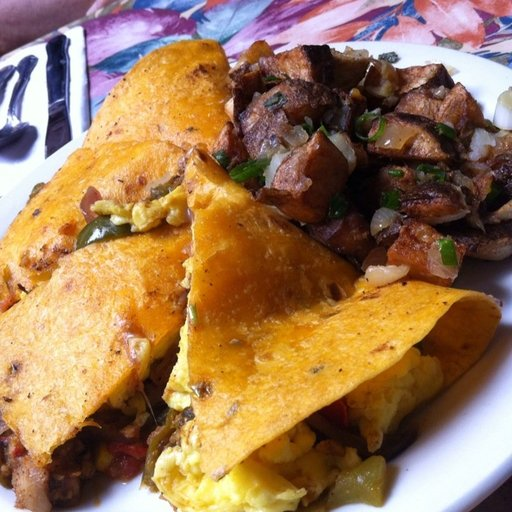
#> input picture backup_data/food11_raw_full/training/0_618.jpg, 512 x 512 px
$ python data.py
#> lines starting #> are read from the running program, lines starting #| are printed output that depends on the picture
"""
Prepare the food11 dataset for training.

Reads raw images from ./data/food11_raw/{training,evaluation,validation}
and produces two processed copies under ./data:

  - food11_processed:      full dataset, images resized to 128x128,
                            sorted into per-category subfolders.
  - food11_processed_mini: same as above, capped at 100 images per
                            category per split (for fast dev/testing).

Run with:
    uv run python ./src/food11/data.py
"""

from __future__ import annotations

import re
import shutil
from collections import defaultdict
from pathlib import Path

from PIL import Image

# --- Config ---------------------------------------------------------------

RAW_DIR = Path("backup_data/food11_raw_full")
PROCESSED_DIR = Path("backup_data/food11_processed_full")
PROCESSED_MINI_DIR = Path("backup_data/food11_processed_mini")

SPLITS = ["training", "evaluation", "validation"]

TARGET_SIZE = (128, 128)
MINI_LIMIT_PER_CATEGORY = 100

# food11 (Kaggle karakaggle/food11) numeric-label -> category name mapping.
CATEGORY_NAMES = {
    "0": "Bread",
    "1": "Dairy product",
    "2": "Dessert",
    "3": "Egg",
    "4": "Fried food",
    "5": "Meat",
    "6": "Noodles-Pasta",
    "7": "Rice",
    "8": "Seafood",
    "9": "Soup",
    "10": "Vegetable-Fruit",
}

IMAGE_EXTENSIONS = {".jpg", ".jpeg", ".png"}


# --- Helpers ----------------------------------------------------------------


def category_from_filename(filename: str) -> str | None:
    """
    Extract the category label from a food11 filename.

    Files are named like "<label>_<id>.jpg", e.g. "0_10.jpg" -> label "0".
    Returns the human-readable category name, or None if it can't be parsed.
    """
    match = re.match(r"^(\d+)_", filename)
    if not match:
        return None
    label = match.group(1)
    return CATEGORY_NAMES.get(label)


def iter_split_images(split_dir: Path):
    """Yield image files in a split directory."""
    if not split_dir.exists():
        return
    for path in sorted(split_dir.iterdir()):
        if path.is_file() and path.suffix.lower() in IMAGE_EXTENSIONS:
            yield path


def resize_and_save(src_path: Path, dst_path: Path, size: tuple[int, int]) -> None:
    """Resize an image and save it, converting to RGB to avoid mode issues."""
    dst_path.parent.mkdir(parents=True, exist_ok=True)
    with Image.open(src_path) as img:
        img = img.convert("RGB")
        img = img.resize(size, Image.LANCZOS)
        img.save(dst_path)


# --- Main processing ---------------------------------------------------------


def process_split(split: str, mini: bool) -> None:
    """Process a single split (training/evaluation/validation)."""
    src_split_dir = RAW_DIR / split
    out_root = PROCESSED_MINI_DIR if mini else PROCESSED_DIR
    dst_split_dir = out_root / split

    if not src_split_dir.exists():
        print(f"  [skip] {src_split_dir} does not exist")
        return

    counts: dict[str, int] = defaultdict(int)
    written = 0
    skipped_unknown = 0

    for img_path in iter_split_images(src_split_dir):
        category = category_from_filename(img_path.name)
        if category is None:
            skipped_unknown += 1
            continue

        if mini and counts[category] >= MINI_LIMIT_PER_CATEGORY:
            continue

        dst_path = dst_split_dir / category / img_path.name
        resize_and_save(img_path, dst_path, TARGET_SIZE)

        counts[category] += 1
        written += 1

    label = "mini" if mini else "full"
    print(f"  [{label}] {split}: wrote {written} images across {len(counts)} categories")
    if skipped_unknown:
        print(f"  [{label}] {split}: skipped {skipped_unknown} files with unrecognized names")


def main() -> None:
    if not RAW_DIR.exists():
        raise SystemExit(
            f"Raw data folder not found at '{RAW_DIR}'. "
            "Make sure you've run `dvc pull` or placed the raw data there."
        )

    # Start clean so re-running the script doesn't mix stale + new files.
    for out_dir in (PROCESSED_DIR, PROCESSED_MINI_DIR):
        if out_dir.exists():
            shutil.rmtree(out_dir)

    print("Processing full dataset -> food11_processed ...")
    for split in SPLITS:
        process_split(split, mini=False)
#> in resize_and_save, img is the input picture: PIL image 512x512 RGB; mean R, G, B 155.6, 119.7, 85.7
#> in resize_and_save, `img = img.resize(size, Image.LANCZOS)`:
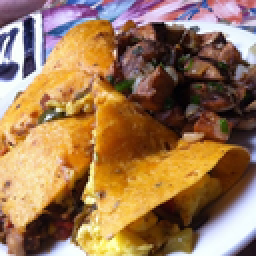
#> img: PIL image 128x128 RGB (shown 2 times larger); mean R, G, B 155.6, 119.6, 85.7
#> pass 2 of the loop in main, `for split in SPLITS:`:
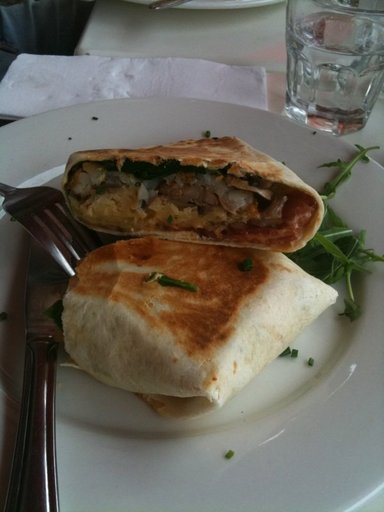
#> input picture backup_data/food11_raw_full/evaluation/0_135.jpg, 384 x 512 px
#> in resize_and_save, img is the input picture: PIL image 384x512 RGB; mean R, G, B 104.1, 99.1, 88.7
#> in resize_and_save (call 2), `img = img.resize(size, Image.LANCZOS)`:
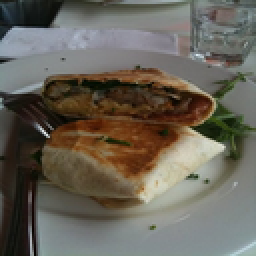
#> img: PIL image 128x128 RGB (shown 2 times larger); mean R, G, B 104.1, 99.1, 88.7

    print("Processing mini dataset -> food11_processed_mini ...")
    for split in SPLITS:
        process_split(split, mini=True)
#> pass 2 of the loop in main, `for split in SPLITS:`:

    print("Done.")


if __name__ == "__main__":
    main()
